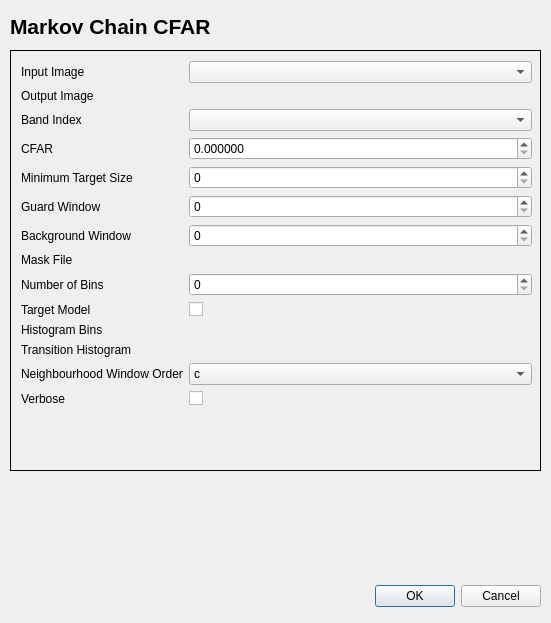
<?xml version="1.0" encoding="UTF-8"?>
<ui version="4.0">
 <class>MarkovChainCFARDialogBase</class>
 <widget class="QDialog" name="MarkovChainCFARDialogBase">
  <property name="geometry">
   <rect>
    <x>0</x>
    <y>0</y>
    <width>551</width>
    <height>623</height>
   </rect>
  </property>
  <property name="windowTitle">
   <string>Detector &gt; CFAR &gt; Markov Chain CFAR</string>
  </property>
  <property name="windowIcon">
   <iconset>
    <normaloff>icon.png</normaloff>icon.png</iconset>
  </property>
  <widget class="QDialogButtonBox" name="button_box">
   <property name="geometry">
    <rect>
     <x>200</x>
     <y>580</y>
     <width>341</width>
     <height>32</height>
    </rect>
   </property>
   <property name="orientation">
    <enum>Qt::Horizontal</enum>
   </property>
   <property name="standardButtons">
    <set>QDialogButtonBox::Cancel|QDialogButtonBox::Ok</set>
   </property>
  </widget>
  <widget class="QStackedWidget" name="stackedWidget">
   <property name="geometry">
    <rect>
     <x>10</x>
     <y>50</y>
     <width>531</width>
     <height>421</height>
    </rect>
   </property>
   <property name="frameShape">
    <enum>QFrame::Box</enum>
   </property>
   <widget class="QWidget" name="stackedWidgetPage1">
    <widget class="QWidget" name="formLayoutWidget">
     <property name="geometry">
      <rect>
       <x>10</x>
       <y>10</y>
       <width>511</width>
       <height>401</height>
      </rect>
     </property>
     <layout class="QFormLayout" name="formLayout">
      <item row="0" column="0">
       <widget class="QLabel" name="inputLabel">
        <property name="text">
         <string>Input Image </string>
        </property>
       </widget>
      </item>
      <item row="0" column="1">
       <widget class="QgsMapLayerComboBox" name="inputQgsMapLayerComboBox">
        <property name="toolTip">
         <string>&lt;html&gt;&lt;head/&gt;&lt;body&gt;&lt;p&gt;Input Image file&lt;/p&gt;&lt;/body&gt;&lt;/html&gt;</string>
        </property>
       </widget>
      </item>
      <item row="1" column="0">
       <widget class="QLabel" name="outputLabel">
        <property name="text">
         <string>Output Image</string>
        </property>
       </widget>
      </item>
      <item row="1" column="1">
       <widget class="QgsFileWidget" name="outputQgsFileWidget">
        <property name="toolTip">
         <string>&lt;html&gt;&lt;head/&gt;&lt;body&gt;&lt;p&gt;Output Image filename&lt;/p&gt;&lt;/body&gt;&lt;/html&gt;</string>
        </property>
        <property name="filter">
         <string>*.tif *.tiff *.gtif ;;*.img ;; *.*</string>
        </property>
        <property name="storageMode">
         <enum>QgsFileWidget::SaveFile</enum>
        </property>
       </widget>
      </item>
      <item row="2" column="0">
       <widget class="QLabel" name="bandIndexLabel">
        <property name="text">
         <string>Band Index</string>
        </property>
       </widget>
      </item>
      <item row="2" column="1">
       <widget class="QgsRasterBandComboBox" name="bandIndexQgsRasterBandComboBox">
        <property name="toolTip">
         <string>&lt;html&gt;&lt;head/&gt;&lt;body&gt;&lt;p&gt;Band Index&lt;/p&gt;&lt;/body&gt;&lt;/html&gt;</string>
        </property>
       </widget>
      </item>
      <item row="3" column="0">
       <widget class="QLabel" name="CFARLabel">
        <property name="text">
         <string>CFAR</string>
        </property>
       </widget>
      </item>
      <item row="3" column="1">
       <widget class="QgsDoubleSpinBox" name="CFARQgsDoubleSpinBox">
        <property name="toolTip">
         <string>&lt;html&gt;&lt;head/&gt;&lt;body&gt;&lt;p&gt;CFAR value [0,1], usually close to zero&lt;/p&gt;&lt;/body&gt;&lt;/html&gt;</string>
        </property>
        <property name="decimals">
         <number>6</number>
        </property>
        <property name="maximum">
         <double>1.000000000000000</double>
        </property>
        <property name="singleStep">
         <double>0.100000000000000</double>
        </property>
       </widget>
      </item>
      <item row="4" column="0">
       <widget class="QLabel" name="minTargetSizeLabel">
        <property name="text">
         <string>Minimum Target Size</string>
        </property>
       </widget>
      </item>
      <item row="4" column="1">
       <widget class="QgsSpinBox" name="minTargetSizeQgsSpinBox">
        <property name="toolTip">
         <string>&lt;html&gt;&lt;head/&gt;&lt;body&gt;&lt;p&gt;Minimum target size (used to eliminate false detetcions)&lt;/p&gt;&lt;/body&gt;&lt;/html&gt;</string>
        </property>
        <property name="maximum">
         <number>10000</number>
        </property>
       </widget>
      </item>
      <item row="5" column="0">
       <widget class="QLabel" name="guardWindowLabel">
        <property name="text">
         <string>Guard Window</string>
        </property>
       </widget>
      </item>
      <item row="5" column="1">
       <widget class="QgsDoubleSpinBox" name="guardWindowQgsDoubleSpinBox">
        <property name="toolTip">
         <string>&lt;html&gt;&lt;head/&gt;&lt;body&gt;&lt;p&gt;Guard window size&lt;/p&gt;&lt;/body&gt;&lt;/html&gt;</string>
        </property>
        <property name="decimals">
         <number>0</number>
        </property>
        <property name="maximum">
         <double>10000.000000000000000</double>
        </property>
       </widget>
      </item>
      <item row="6" column="0">
       <widget class="QLabel" name="backgroundWindowLabel">
        <property name="text">
         <string>Background Window</string>
        </property>
       </widget>
      </item>
      <item row="6" column="1">
       <widget class="QgsDoubleSpinBox" name="backgroundWindowQgsDoubleSpinBox">
        <property name="toolTip">
         <string>&lt;html&gt;&lt;head/&gt;&lt;body&gt;&lt;p&gt;Background window size&lt;/p&gt;&lt;/body&gt;&lt;/html&gt;</string>
        </property>
        <property name="decimals">
         <number>0</number>
        </property>
        <property name="maximum">
         <double>10000.000000000000000</double>
        </property>
       </widget>
      </item>
      <item row="7" column="0">
       <widget class="QLabel" name="maskLabel">
        <property name="text">
         <string>Mask File</string>
        </property>
       </widget>
      </item>
      <item row="7" column="1">
       <widget class="QgsFileWidget" name="maskQgsFileWidget">
        <property name="toolTip">
         <string>&lt;html&gt;&lt;head/&gt;&lt;body&gt;&lt;p&gt;Mask (defines detection region)&lt;/p&gt;&lt;/body&gt;&lt;/html&gt;</string>
        </property>
       </widget>
      </item>
      <item row="8" column="0">
       <widget class="QLabel" name="numBinsLabel">
        <property name="text">
         <string>Number of Bins</string>
        </property>
       </widget>
      </item>
      <item row="8" column="1">
       <widget class="QgsDoubleSpinBox" name="numBinsQgsDoubleSpinBox">
        <property name="toolTip">
         <string>&lt;html&gt;&lt;head/&gt;&lt;body&gt;&lt;p&gt;Number of bins in Markov chain&lt;/p&gt;&lt;/body&gt;&lt;/html&gt;</string>
        </property>
        <property name="decimals">
         <number>0</number>
        </property>
        <property name="maximum">
         <double>10000.000000000000000</double>
        </property>
       </widget>
      </item>
      <item row="10" column="0">
       <widget class="QLabel" name="histogramBinsLabel">
        <property name="text">
         <string>Histogram Bins</string>
        </property>
       </widget>
      </item>
      <item row="10" column="1">
       <widget class="QgsFileWidget" name="histogramBinsQgsFileWidget">
        <property name="toolTip">
         <string>&lt;html&gt;&lt;head/&gt;&lt;body&gt;&lt;p&gt;Histograms bins&lt;/p&gt;&lt;/body&gt;&lt;/html&gt;</string>
        </property>
        <property name="filter">
         <string>*.csv;;*.*</string>
        </property>
       </widget>
      </item>
      <item row="11" column="0">
       <widget class="QLabel" name="transitionHistogramLabel">
        <property name="text">
         <string>Transition Histogram</string>
        </property>
       </widget>
      </item>
      <item row="11" column="1">
       <widget class="QgsFileWidget" name="transitionHistogramQgsFileWidget">
        <property name="toolTip">
         <string>&lt;html&gt;&lt;head/&gt;&lt;body&gt;&lt;p&gt;Transition histogram (if available)&lt;/p&gt;&lt;/body&gt;&lt;/html&gt;</string>
        </property>
        <property name="filter">
         <string>*.csv;;*.*</string>
        </property>
       </widget>
      </item>
      <item row="13" column="0">
       <widget class="QLabel" name="neighbourhoodLabel">
        <property name="text">
         <string>Neighbourhood Window Order</string>
        </property>
       </widget>
      </item>
      <item row="13" column="1">
       <widget class="QComboBox" name="neighbourhoodComboBox">
        <property name="toolTip">
         <string>&lt;html&gt;&lt;head/&gt;&lt;body&gt;&lt;p&gt;Neighbourhood window order&lt;/p&gt;&lt;/body&gt;&lt;/html&gt;</string>
        </property>
        <item>
         <property name="text">
          <string>c</string>
         </property>
        </item>
        <item>
         <property name="text">
          <string>r</string>
         </property>
        </item>
       </widget>
      </item>
      <item row="14" column="0">
       <widget class="QLabel" name="verboseLabel">
        <property name="text">
         <string>Verbose</string>
        </property>
       </widget>
      </item>
      <item row="14" column="1">
       <widget class="QCheckBox" name="verboseCheckBox">
        <property name="toolTip">
         <string>&lt;html&gt;&lt;head/&gt;&lt;body&gt;&lt;p&gt;Verbose Mode - print a message to console&lt;/p&gt;&lt;/body&gt;&lt;/html&gt;</string>
        </property>
        <property name="text">
         <string/>
        </property>
       </widget>
      </item>
      <item row="9" column="0">
       <widget class="QLabel" name="targetModelLabel">
        <property name="text">
         <string>Target Model</string>
        </property>
       </widget>
      </item>
      <item row="9" column="1">
       <widget class="QCheckBox" name="targetModelCheckBox">
        <property name="toolTip">
         <string>&lt;html&gt;&lt;head/&gt;&lt;body&gt;&lt;p&gt;Target model (if available)&lt;/p&gt;&lt;/body&gt;&lt;/html&gt;</string>
        </property>
        <property name="text">
         <string/>
        </property>
       </widget>
      </item>
     </layout>
    </widget>
   </widget>
  </widget>
  <widget class="QLabel" name="title_label">
   <property name="geometry">
    <rect>
     <x>10</x>
     <y>10</y>
     <width>521</width>
     <height>33</height>
    </rect>
   </property>
   <property name="text">
    <string>&lt;!DOCTYPE HTML PUBLIC &quot;-//W3C//DTD HTML 4.0//EN&quot; &quot;http://www.w3.org/TR/REC-html40/strict.dtd&quot;&gt;
&lt;html&gt;&lt;head&gt;&lt;meta name=&quot;qrichtext&quot; content=&quot;1&quot; /&gt;&lt;style type=&quot;text/css&quot;&gt;
p, li { white-space: pre-wrap; }
&lt;/style&gt;&lt;/head&gt;&lt;body style=&quot; font-family:'MS Shell Dlg 2'; font-size:8pt; font-weight:400; font-style:normal;&quot;&gt;
&lt;p style=&quot; margin-top:0px; margin-bottom:0px; margin-left:0px; margin-right:0px; -qt-block-indent:0; text-indent:0px;&quot;&gt;&lt;span style=&quot; font-family:'Sans Serif'; font-size:16pt; font-weight:600;&quot;&gt;Markov Chain CFAR&lt;/span&gt;&lt;/p&gt;&lt;/body&gt;&lt;/html&gt;</string>
   </property>
  </widget>
 </widget>
 <customwidgets>
  <customwidget>
   <class>QgsDoubleSpinBox</class>
   <extends>QDoubleSpinBox</extends>
   <header>qgsdoublespinbox.h</header>
  </customwidget>
  <customwidget>
   <class>QgsFileWidget</class>
   <extends>QWidget</extends>
   <header>qgsfilewidget.h</header>
  </customwidget>
  <customwidget>
   <class>QgsMapLayerComboBox</class>
   <extends>QComboBox</extends>
   <header>qgsmaplayercombobox.h</header>
  </customwidget>
  <customwidget>
   <class>QgsRasterBandComboBox</class>
   <extends>QComboBox</extends>
   <header>qgsrasterbandcombobox.h</header>
  </customwidget>
  <customwidget>
   <class>QgsSpinBox</class>
   <extends>QSpinBox</extends>
   <header>qgsspinbox.h</header>
  </customwidget>
 </customwidgets>
 <resources/>
 <connections>
  <connection>
   <sender>button_box</sender>
   <signal>accepted()</signal>
   <receiver>MarkovChainCFARDialogBase</receiver>
   <slot>accept()</slot>
   <hints>
    <hint type="sourcelabel">
     <x>20</x>
     <y>20</y>
    </hint>
    <hint type="destinationlabel">
     <x>20</x>
     <y>20</y>
    </hint>
   </hints>
  </connection>
  <connection>
   <sender>button_box</sender>
   <signal>rejected()</signal>
   <receiver>MarkovChainCFARDialogBase</receiver>
   <slot>reject()</slot>
   <hints>
    <hint type="sourcelabel">
     <x>20</x>
     <y>20</y>
    </hint>
    <hint type="destinationlabel">
     <x>20</x>
     <y>20</y>
    </hint>
   </hints>
  </connection>
 </connections>
</ui>
